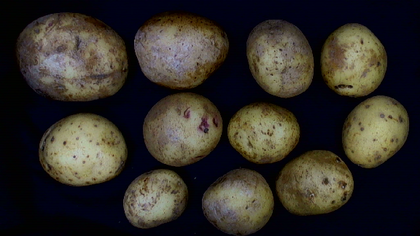
%> input picture A1Task1/1.png, 420 x 236 px, shrunk from 576 x 324 before the run
$ octave --eval "findspuds('1.png');"   (GNU Octave 9; MATLAB toolbox functions it lacks are replaced by stand-ins)
%> lines starting %> are read from the running program, lines starting %| are printed output that depends on the picture; in (x1, y1, x2, y2) boxes, pixels count from 0 and x2, y2 are one past the last pixel; in counts of white or black regions, pixels touching at a corner belong together; the program's own positions count from 1
### A1Task1/fillHoles.m
function bwSpudsReturn = fillHoles( bwSpuds )

    bwSpudsHoles = ~bwSpuds;
    CCs = bwconncomp(bwSpudsHoles);

    % SET ALL BUT FIRST (BACKGROUND) COMPONENT TO BLACK, FILLING HOLES
    for i = 2 : CCs.NumObjects
        bwSpudsHoles(CCs.PixelIdxList{i}) = 0;
    end

    bwSpudsReturn = ~bwSpudsHoles;

end

### A1Task1/getTextureDescriptors.m
function results = getTextureDescriptors( input, componentMask, x, y, w, h )

    % MANUALLY CALCULATE THE MEAN, STD, SMOOTHNESS AND ENTROPY OF THE INPUT OBJECT
    count = 0;
    pixelsR = double(0);
    pixelsG = double(0);
    pixelsB = double(0);
    pixelsGray = double(0);
    squaredDiffR = int32(0);
    squaredDiffG = int32(0);
    squaredDiffB = int32(0);
    squaredDiffGray = int32(0);
    channelR = input(y:((y+h) - 1), x:((x+w) - 1), 1);
    channelG = input(y:((y+h) - 1), x:((x+w) - 1), 2);
    channelB = input(y:((y+h) - 1), x:((x+w) - 1), 3);
    imageGray = input(y:((y+h) - 1), x:((x+w) - 1));

    % ACCUMLUATE NON-ZERO PIXELS' VALUES AND TOTAL PIXEL COUNT
    for i = 1 : h
        for j = 1 : w
            % COMPONENTMASK ENSURES NO POTATO DATA FROM OVERLAPPING BOUNDING BOXES IS USED
            if componentMask(i, j) ~= 0
                pixelsR = pixelsR + double(channelR(i, j));
                pixelsG = pixelsG + double(channelG(i, j));
                pixelsB = pixelsB + double(channelB(i, j));
                pixelsGray = pixelsGray + double(imageGray(i, j));
                count = count + 1;
            end
        end
    end

    % MEAN DIVIDES TOTAL PIXEL VALUE BY TOTAL PIXEL COUNT
    meanR = pixelsR / count;
    meanG = pixelsG / count;
    meanB = pixelsB / count;
    meanGray = pixelsGray / count;

    % ACCUMULATE SQUARED DIFFERENCE VALUES
    for i = 1 : h
        for j = 1 : w
            if componentMask(i, j) ~= 0
                squaredDiffR = squaredDiffR + ((int32(channelR(i, j)) - int32(meanR))^2);
                squaredDiffG = squaredDiffG + ((int32(channelG(i, j)) - int32(meanG))^2);
                squaredDiffB = squaredDiffB + ((int32(channelB(i, j)) - int32(meanB))^2);
                squaredDiffGray = squaredDiffGray + ((int32(imageGray(i, j)) - int32(meanGray))^2);
            end
        end
    end

    % VARIANCE DIVIDES TOTAL SQUARED DIFFERENCE VALUE BY TOTAL PIXEL COUNT
    varianceR = squaredDiffR / count;
    varianceG = squaredDiffG / count;
    varianceB = squaredDiffB / count;
    varianceGray = squaredDiffGray / count;

    % STANDARD DEVIATION SQUARE ROOTS THE VARIANCE
    stdR = sqrt(double(varianceR));
    stdG = sqrt(double(varianceG));
    stdB = sqrt(double(varianceB));

    % SMOOTHNESS OF GRAYSCALE INPUT GIVES VALUE IN [0, 1]
    smoothness = (1 - 1 / (1 + double(varianceGray)));

    % ENTROPY REMOVES 'ZERO' HISTOGRAM COUNTS, NORMALISES, SUMS COUNTS
    binCounts = imhist(imageGray);
    binCounts(binCounts == 0) = [];
    grayElements = numel(imageGray);
    normalisedCounts = (binCounts ./ grayElements);
    entro = -(sum(normalisedCounts .* log2(normalisedCounts)));

    results = [meanR, meanG, meanB, stdR, stdG, stdB, smoothness, entro];
end

### A1Task1/findspuds.m
function findspuds(imageName)
%> called with imageName = '1.png'
    %findspuds - detect and calculate potato statistics
    %   Written in 'MATLAB R2014b', in the event of compatibility issues with
    %   previous versions of MATLAB please use with specified version. Use RGB
    %   file name as input argument to locate potatoes and elicit statistical
    %   information for each.

    input = imread(imageName);
%> input is the input picture: size 236x420x3 uint8; mean R, G, B 51, 47.1, 41.6
    imageInName = strsplit(imageName,'.');
    imageInNum = imageInName(1);
    imageOutName = strcat('.\output\', imageInNum, 'out', '.png');

    % MANUALLY CONVERT TO GRAYSCALE USING STANDARD NTSC CONVERSION FORMULA
    % MANUALLY CONVERT TO BINARY USING THRESHOLD OBTAINED THROUGH TESTING
    graySpuds = (0.2989 * input(:,:,1) + (0.5870 * input(:,:,2)) + (0.1140 * input(:,:,3)));
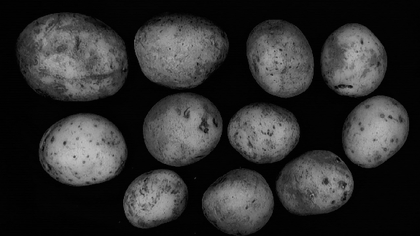
%> graySpuds: size 236x420 uint8; min 0, max 194, mean 47.7
    bwSpuds = (graySpuds > (0.115*255));
%> bwSpuds: size 236x420 logical; 47.5% white; 27 white regions (16 under 20 px), largest, box (x1, y1, x2, y2) and area: (18, 13, 128, 101) 7545, (134, 16, 229, 89) 5082, (39, 113, 127, 186) 4992

    % CLOSE THIN GAPS TO ENCLOSE HOLES THAT ARE THEN FILLED MANUALLY
    bwSpuds = imclose(bwSpuds, strel('diamond', 1));
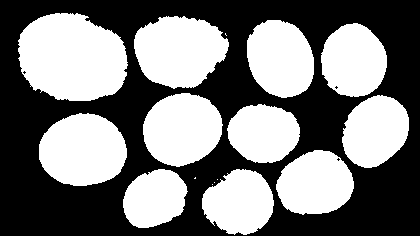
%> bwSpuds: size 236x420 logical; 47.8% white; 16 white regions (5 under 20 px), largest, box (x1, y1, x2, y2) and area: (18, 13, 128, 101) 7637, (134, 16, 229, 89) 5159, (39, 113, 127, 186) 5025
    bwSpuds = fillHoles(bwSpuds);
%> in fillHoles, `CCs = bwconncomp(bwSpudsHoles);`: CCs = 4 connected components
%> the loop in fillHoles, `for i = 2 : CCs.NumObjects` made 3 passes
%> after the loop in fillHoles, `for i = 2 : CCs.NumObjects`: bwSpudsHoles: size 236x420 logical; 52.1% white; 16 black regions (5 under 20 px), largest, box (x1, y1, x2, y2) and area: (18, 13, 128, 101) 7642, (134, 16, 229, 89) 5159, (39, 113, 127, 186) 5025

    % OPEN OPERATION PREVENTS JOINED OBJECTS
    bwSpuds = imopen(bwSpuds, strel('disk', 18));
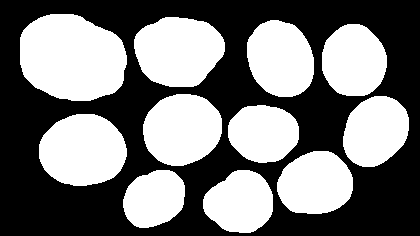
%> bwSpuds: size 236x420 logical; 46.8% white; 11 white regions

    % REGIONPROPS COMPILES SPECIFIC PROPERTIES OF ALL COMPONENTS (FOR PERFORMANCE)
    components = bwconncomp(bwSpuds);
%> components = 11 connected components
    objProperties = regionprops(components, 'centroid', 'majoraxis', 'minoraxis', 'boundingbox', 'image');
%> objProperties = 11 regions; largest, box (x1, y1, x2, y2), Centroid, MajorAxisLength and MinorAxisLength: (20, 14, 127, 101) [72.7 58.4] 112.4 84.7, (134, 17, 225, 87) [179.1 51.7] 89.9 70.63, (39, 114, 127, 186) [83.4 151] 88.13 72.2
    centroids = cat(1, objProperties.Centroid);
%> centroids = [72.67 58.45; 83.43 151; 154.8 199.3; 179.1 51.73; 182.7 130; 240.6 202.9; 264 133.9; 281.2 59.41; 316.1 184.2; 354.6 61.43; 376.1 131.8]
    majorAxisLengths = cat(1, objProperties.MajorAxisLength);
%> majorAxisLengths = [112.4; 88.13; 67.29; 89.9; 80.47; 69.89; 71.62; 80.17; 76.8; 72.82; 76.01]
    minorAxisLengths = cat(1, objProperties.MinorAxisLength);
%> minorAxisLengths = [84.7; 72.2; 53; 70.63; 70.75; 61.39; 57.75; 64.67; 62.85; 65.08; 60.41]

    % OUTPUT FINAL IMAGE ON WHICH TO OVERLAY BOUNDING RECTANGLES
    figure('name', 'Final image'), imshow(input), title('Final image with Bounding Boxes');

    % DISPLAY SUMMARY STATISTICS FOR CURRENT IMAGE
    disp(' --------------------------------------------------- SUMMARY STATISTICS -------------------------------------------------- ');
    disp(['| Potato Image: ', imageInNum{1}, sprintf('\t\t\t'), 'Potatoes Detected: ', num2str(components.NumObjects), sprintf('\t\t\t\t\t\t\t\t\t\t\t\t\t\t\t\t\t\t'), '  |']);
%| | Potato Image: 1			Potatoes Detected: 11																		  |
    disp(' ------------------------------------------------------------------------------------------------------------------------- ');
    disp('| Potato # | Centroid (x,y) | Eccentricity  |   Mean (R, G, B)      | Standard Deviation (R, G, B) | Smoothness | Entropy |');

    hold on

%     phi = linspace(0,2*pi,50);
%     cosphi = cos(phi);
%     sinphi = sin(phi);

    for i = 1: length(objProperties)

        % COMPUTE COMPONENT'S FOCI DISTANCE FOR ECCENTRICITY CALCULATION
        ellipseFociDistance = 2 * (sqrt((majorAxisLengths(i,1)/2)^2 - (minorAxisLengths(i,1)/2)^2));

        % BOUNDING BOX CO-ORDINATES 'CUT' OUT POTATO FOR STATISTIC CALCULATIONS
        % CUSTOM FUNCTION RETURNS VECTOR CONTAINING MEANS, STDS, SMOOTHNESS, AND ENTROPY
        componentMask = objProperties(i).Image;
        x = round(objProperties(i).BoundingBox(1));
        y = round(objProperties(i).BoundingBox(2));
        w = (objProperties(i).BoundingBox(3));
        h = (objProperties(i).BoundingBox(4));
        resultStats = getTextureDescriptors(input, componentMask, x, y, w, h);

        % FORMAT STATISTICS FOR DISPLAY
        potatoNum = num2str(i);
        centroidX = num2str(round(centroids(i,1)));
        centroidY = num2str(round(centroids(i,2)));
        ecc = num2str(ellipseFociDistance/majorAxisLengths(i,1));
        meanR = num2str(round(resultStats(1)));
        meanG = num2str(round(resultStats(2)));
        meanB = num2str(round(resultStats(3)));
        stdR = num2str(round(resultStats(4)));
        stdG = num2str(round(resultStats(5)));
        stdB = num2str(round(resultStats(6)));
        smoothn = num2str(resultStats(7));
        entro = num2str(resultStats(8));

        tab = sprintf('\t');

        % DISPLAY SUMMARY STATISTICS FOR CURRENT POTATO
        disp(' ------------------------------------------------------------------------------------------------------------------------- ');
        disp(['|    ', potatoNum, tab, '   |   (' centroidX, ', ' , centroidY, ')' tab, '|   ', ecc, tab, tab,...
              '|   (', meanR, ',', tab, meanG, ',   ', meanB, ')' tab, '|', tab, tab, ' (', stdR, ', ', stdG,...
              ', ', stdB, ')', tab, tab, '   |  ', smoothn, tab, '| ', entro, '  |']);

        % [21 lines of commented-out code are left out]
        rectangle('Position', objProperties(i).BoundingBox,'edgecolor','g');
    end
%> this loop made 11 passes
%> (ellipseFociDistance, x, y, w, h, meanR, meanG, meanB) on passes 1 to 11: (73.92, 21, 15, 107, 87, '97', '87', '76'), (50.54, 40, 115, 88, 72, '130', '126', '95'), (41.46, 124, 171, 62, 58, '108', '103', '85'), (55.61, 135, 18, 91, 70, '106', '95', '84'), (38.35, 144, 95, 79, 72, '101', '91', '71'), (33.4, 204, 171, 70, 63, '96', '90', '72'), (42.35, 229, 106, 71, 58, '109', '102', '63'), (47.38, 248, 21, 67, 77, '95', '87', '68'), (44.14, 278, 152, 76, 63, '93', '84', '52'), (32.67, 323, 25, 65, 72, '112', '103', '67'), (46.13, 344, 97, 66, 71, '120', '114', '74')
%> (printed output is left out)
%> pass 1, in findspuds, `componentMask = objProperties(i).Image;`:
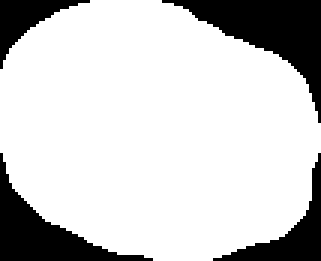
%> componentMask: size 87x107 logical (shown 3 times larger); 80.1% white; 4 black regions, box (x1, y1, x2, y2) and area: (54, 0, 107, 41) 746, (0, 51, 51, 87) 543, (71, 51, 107, 87) 330, (0, 0, 30, 23) 236
%> pass 1, in getTextureDescriptors, `channelG = input(y:((y+h) - 1), x:((x+w) - 1), 2);`:
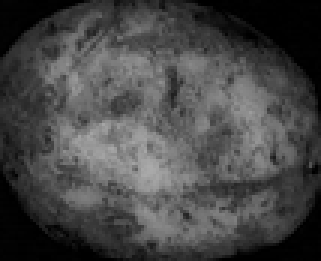
%> channelG: size 87x107 uint8 (shown 3 times larger); min 0, max 170, mean 70.7
%> pass 1, in getTextureDescriptors, `channelB = input(y:((y+h) - 1), x:((x+w) - 1), 3);`:
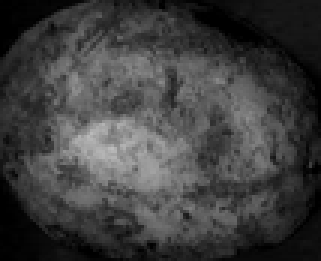
%> channelB: size 87x107 uint8 (shown 3 times larger); min 0, max 189, mean 62.9
%> after the loop:
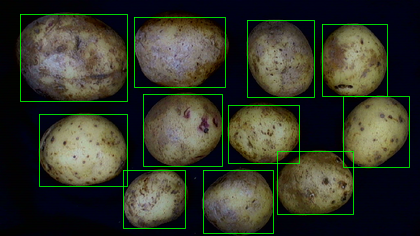
%> figure redrawn from the program's plot data; its title reads 'Final image with Bounding Boxes'
    hold off

    disp(' ------------------------------------------------------------------------------------------------------------------------- ');

    % SAVE OUTPUT IMAGE (CURRENT FIGURE) AS PNG IMAGE FILE
    saveas(gcf, imageOutName{1});
end

$ run again, on A1Task1/2.png
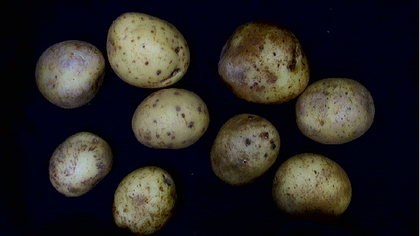
%> input picture A1Task1/2.png, 420 x 236 px, shrunk from 577 x 324 before the run
%> in findspuds, input is the input picture: size 236x420x3 uint8; mean R, G, B 39.5, 37, 36.3
%> in findspuds, `bwSpuds = imclose(bwSpuds, strel('diamond', 1));`:
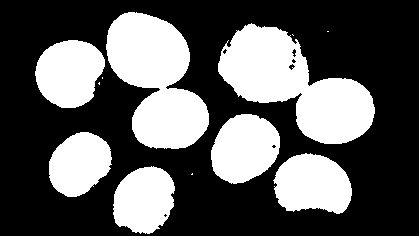
%> bwSpuds: size 236x420 logical; 36.1% white; 13 white regions (5 under 20 px), largest, box (x1, y1, x2, y2) and area: (218, 23, 375, 144) 9570, (106, 12, 209, 149) 8754, (273, 153, 352, 214) 3682
%> CCs = 7 connected components
%> the loop in fillHoles, `for i = 2 : CCs.NumObjects` made 6 passes
%> bwSpudsReturn: size 236x420 logical; 36.1% white; 13 white regions (5 under 20 px), largest, box (x1, y1, x2, y2) and area: (218, 23, 375, 144) 9628, (106, 12, 209, 149) 8754, (273, 153, 352, 214) 3682
%> components = 9 connected components
%> objProperties = 9 regions; largest, box (x1, y1, x2, y2), Centroid, MajorAxisLength and MinorAxisLength: (219, 26, 309, 102) [265.1 65.9] 89.47 74.89, (107, 13, 190, 88) [147.5 51.6] 87.98 72.16, (296, 78, 374, 144) [335.6 111.5] 79.6 66.7
%> centroids = [69.88 73.46; 79.8 164.2; 147.5 51.61; 144.5 199.9; 171.1 119.9; 245.3 149.1; 265.1 65.9; 313.4 184.3; 335.6 111.5]
%> majorAxisLengths = [71.59; 69.57; 87.98; 68.15; 77.99; 74.56; 89.47; 78.79; 79.6]
%> minorAxisLengths = [63.89; 54.02; 72.16; 57.74; 60.34; 62.04; 74.89; 57.76; 66.7]
%| | Potato Image: 2			Potatoes Detected: 9																		  |
%> the loop in findspuds, `for i = 1: length(objProperties)` made 9 passes
%> (ellipseFociDistance, x, y, w, h, meanR, meanG, meanB) on passes 1 to 8: (32.29, 37, 41, 68, 68, '106', '101', '94'), (43.85, 50, 133, 62, 64, '115', '110', '98'), (50.34, 108, 14, 83, 75, '134', '128', '94'), (36.2, 115, 168, 59, 65, '117', '112', '80'), (49.41, 133, 90, 77, 59, '120', '113', '87'), (41.37, 212, 115, 69, 69, '81', '73', '52'), (48.96, 220, 27, 90, 76, '93', '80', '52'), (53.58, 277, 155, 75, 57, '103', '95', '61')
%> (printed output is left out)
%> after the loop in findspuds, `for i = 1: length(objProperties)`:
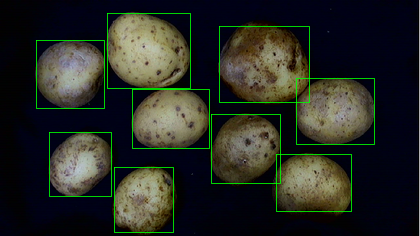
%> figure redrawn from the program's plot data; its title reads 'Final image with Bounding Boxes'

$ run again, on A1Task1/4.png
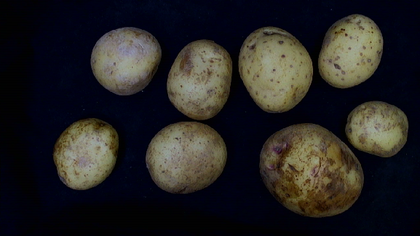
%> input picture A1Task1/4.png, 420 x 236 px, shrunk from 577 x 324 before the run
%> in findspuds, input is the input picture: size 236x420x3 uint8; mean R, G, B 37.2, 35.4, 35.3
%> CCs = 6 connected components
%> the loop in fillHoles, `for i = 2 : CCs.NumObjects` made 5 passes
%> bwSpudsReturn: size 236x420 logical; 35% white; 9 white regions (2 under 20 px), largest, box (x1, y1, x2, y2) and area: (146, 40, 232, 194) 8650, (260, 123, 364, 217) 7315, (238, 27, 313, 113) 4904
%> components = 8 connected components
%> objProperties = 8 regions; largest, box (x1, y1, x2, y2), Centroid, MajorAxisLength and MinorAxisLength: (260, 124, 363, 217) [312.4 170.9] 107.8 85.6, (239, 27, 313, 112) [275.8 69.7] 86.6 71.87, (146, 122, 227, 192) [186.5 157.4] 82.01 70.52, (167, 40, 232, 120) [200.9 80.3] 80.94 64.16
%> centroids = [86.68 154.3; 126 60.59; 186.5 157.4; 200.9 80.25; 275.8 69.73; 312.4 170.9; 351.3 52.14; 378.3 129.2]
%> majorAxisLengths = [74.33; 71.75; 82.01; 80.94; 86.6; 107.8; 77.57; 63.62]
%> minorAxisLengths = [61.42; 65.6; 70.52; 64.16; 71.87; 85.6; 60.67; 54.98]
%| | Potato Image: 4			Potatoes Detected: 8																		  |
%> the loop in findspuds, `for i = 1: length(objProperties)` made 8 passes
%> (ellipseFociDistance, x, y, w, h, meanR, meanG, meanB) on passes 1 to 8: (41.87, 55, 120, 64, 71, '115', '110', '85'), (29.06, 92, 28, 70, 68, '110', '106', '99'), (41.88, 147, 123, 81, 70, '103', '96', '77'), (49.34, 168, 41, 65, 80, '105', '99', '79'), (48.31, 240, 28, 74, 85, '117', '112', '82'), (65.47, 261, 125, 103, 93, '84', '69', '43'), (48.34, 319, 15, 65, 74, '120', '117', '87'), (32, 347, 102, 62, 56, '107', '103', '76')
%> (printed output is left out)
%> after the loop in findspuds, `for i = 1: length(objProperties)`:
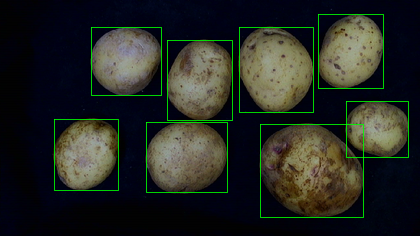
%> figure redrawn from the program's plot data; its title reads 'Final image with Bounding Boxes'
